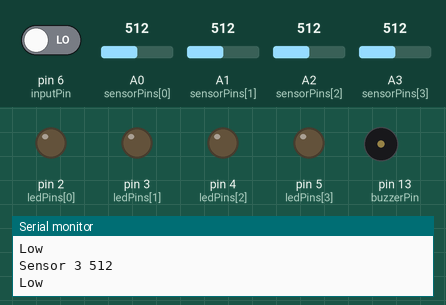
A sketch run on a simulated Arduino Uno, built with avr-gcc and run on an emulated ATmega328P. Parts: output pins drawn as LEDs (lit = HIGH), buzzer (waves = sounding), the last lines printed to the serial monitor. The test bench sets the inputs (shaded band); at power-on: A0 (sensorPins[0]) = 512, A1 (sensorPins[1]) = 512, A2 (sensorPins[2]) = 512, pin 6 (inputPin) LOW, A3 (sensorPins[3]) = 512.

Above: at 1.8 s.
1.9 s: A0 (sensorPins[0]) set to 738
3.4 s: A0 (sensorPins[0]) set to 760
At 4.9 s:
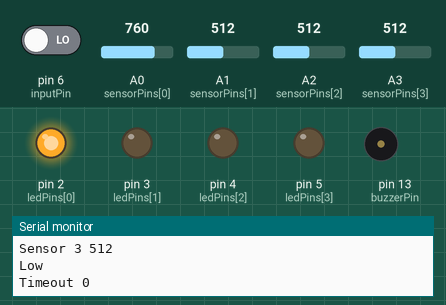
7.5 s: A1 (sensorPins[1]) set to 735
11.0 s: A1 (sensorPins[1]) set to 766
At 12.1 s:
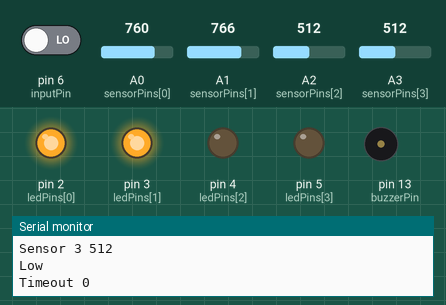
14.7 s: A2 (sensorPins[2]) set to 733
18.2 s: A2 (sensorPins[2]) set to 762
At 19.3 s:
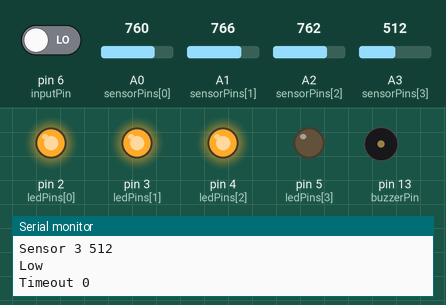
Timing chart, 0 to 22.9 s (numbered marks = the images above; inputs shaded):
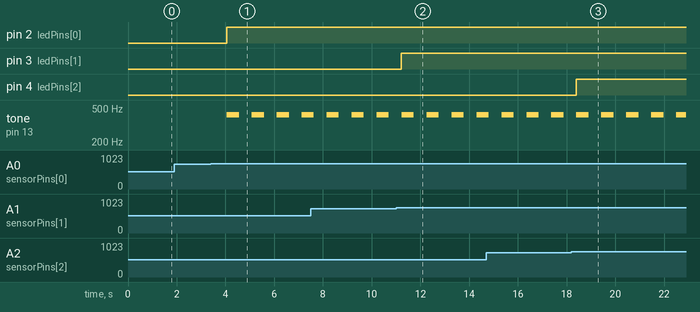

Measured:
- the behaviour switches between 750 and 751 on A0 (sensorPins[0]) (found by bisection; images 0 and 1)
- the behaviour switches between 750 and 751 on A1 (sensorPins[1]) (found by bisection; images 1 and 2)
- the behaviour switches between 750 and 751 on A2 (sensorPins[2]) (found by bisection; images 2 and 3)
- after the input at 3.4 s, pin 2 (ledPins[0]): LOW → HIGH after 0.65 s; tone on pin 13 (buzzerPin): alternates 415 Hz for 0.50 s and silent for 0.52 s, starting after 0.66 s
- after the input at 11.0 s, pin 3 (ledPins[1]): LOW → HIGH after 0.22 s
- after the input at 18.2 s, pin 4 (ledPins[2]): LOW → HIGH after 0.19 s

The sketch:

hygrometer.ino
```cpp
const int dryTone = 415;
const int ledPins[4] = { 2, 3, 4, 5 };
const int sensorPins[4] = { A0, A1, A2, A3 };
const int inputPin = 6;
const int buzzerPin = 13;
const int alarmThreshold = 750;
const int cycleDelay = 1000;
const int timeoutDelay = 100000;

void setup()
{
  Serial.begin(9600);

  for (int i =0; i < 5; i++)
  {
    pinMode(ledPins[i], OUTPUT);
  }

  pinMode(buzzerPin, OUTPUT);
}

void loop()
{
  bool any = false;
  for (int i = 0; i < 4; i++)
  {
    int sensorValue = analogRead(sensorPins[i]);
    Serial.print("Sensor ");
    Serial.print(i);
    Serial.print(" ");
    Serial.println(sensorValue);
    if (sensorValue > alarmThreshold)
    {
      digitalWrite(ledPins[i], HIGH);
      any = true;
      Serial.println("High");
    }
    else
    {
      digitalWrite(ledPins[i], LOW);
      Serial.println("Low");
    }
  }
  if(any)
  {
    tone(buzzerPin, dryTone, 500);
    bool timeOut = digitalRead(inputPin);
    Serial.print("Timeout ");
    Serial.println(timeOut);
    if(timeOut)
    {
      for (int i = 0; i < 4; i++)
      {
         digitalWrite(ledPins[i], LOW);
         Serial.println("Low");
      }
      delay(timeoutDelay);
    }
  }
  delay(cycleDelay);
}
```
